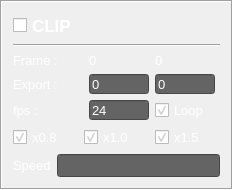
             <widget class="QFrame" name="stu_clip_frame">
              <property name="frameShape">
               <enum>QFrame::Box</enum>
              </property>
              <property name="frameShadow">
               <enum>QFrame::Sunken</enum>
              </property>
              <layout class="QVBoxLayout" name="verticalLayout_15" stretch="0,1,0">
               <item>
                <layout class="QHBoxLayout" name="stu_layout_6">
                 <item>
                  <widget class="QCheckBox" name="stu_clip_checkBox">
                   <property name="minimumSize">
                    <size>
                     <width>10</width>
                     <height>25</height>
                    </size>
                   </property>
                   <property name="maximumSize">
                    <size>
                     <width>65</width>
                     <height>25</height>
                    </size>
                   </property>
                   <property name="font">
                    <font>
                     <pointsize>13</pointsize>
                     <weight>75</weight>
                     <bold>true</bold>
                    </font>
                   </property>
                   <property name="toolTip">
                    <string notr="true" extracomment="check for 'lighting', 'fx'"/>
                   </property>
                   <property name="autoFillBackground">
                    <bool>false</bool>
                   </property>
                   <property name="styleSheet">
                    <string notr="true">color : white;</string>
                   </property>
                   <property name="text">
                    <string>CLIP</string>
                   </property>
                  </widget>
                 </item>
                 <item>
                  <spacer name="stu_spacer_1">
                   <property name="orientation">
                    <enum>Qt::Horizontal</enum>
                   </property>
                   <property name="sizeHint" stdset="0">
                    <size>
                     <width>40</width>
                     <height>20</height>
                    </size>
                   </property>
                  </spacer>
                 </item>
                </layout>
               </item>
               <item>
                <layout class="QVBoxLayout" name="stu_layout_7">
                 <item>
                  <widget class="Line" name="stu_line_1">
                   <property name="orientation">
                    <enum>Qt::Horizontal</enum>
                   </property>
                  </widget>
                 </item>
                 <item>
                  <layout class="QGridLayout" name="stu_layout_8">
                   <item row="1" column="3">
                    <widget class="QLineEdit" name="stu_export_end_lineEdit">
                     <property name="minimumSize">
                      <size>
                       <width>60</width>
                       <height>0</height>
                      </size>
                     </property>
                     <property name="maximumSize">
                      <size>
                       <width>60</width>
                       <height>20</height>
                      </size>
                     </property>
                     <property name="font">
                      <font>
                       <pointsize>10</pointsize>
                      </font>
                     </property>
                     <property name="styleSheet">
                      <string notr="true">color : white;
background-color: rgb(100,100,100);</string>
                     </property>
                     <property name="text">
                      <string>0</string>
                     </property>
                    </widget>
                   </item>
                   <item row="1" column="0">
                    <widget class="QLabel" name="stu_export_label">
                     <property name="font">
                      <font>
                       <pointsize>10</pointsize>
                      </font>
                     </property>
                     <property name="cursor">
                      <cursorShape>ArrowCursor</cursorShape>
                     </property>
                     <property name="styleSheet">
                      <string notr="true">color : white;</string>
                     </property>
                     <property name="text">
                      <string>Export :</string>
                     </property>
                     <property name="alignment">
                      <set>Qt::AlignLeading|Qt::AlignLeft|Qt::AlignVCenter</set>
                     </property>
                    </widget>
                   </item>
                   <item row="0" column="0">
                    <widget class="QLabel" name="stu_frame_label">
                     <property name="font">
                      <font>
                       <pointsize>10</pointsize>
                      </font>
                     </property>
                     <property name="cursor">
                      <cursorShape>ArrowCursor</cursorShape>
                     </property>
                     <property name="styleSheet">
                      <string notr="true">color : white;</string>
                     </property>
                     <property name="text">
                      <string>Frame :</string>
                     </property>
                     <property name="alignment">
                      <set>Qt::AlignLeading|Qt::AlignLeft|Qt::AlignVCenter</set>
                     </property>
                    </widget>
                   </item>
                   <item row="0" column="3">
                    <widget class="QLabel" name="stu_frame_end_label">
                     <property name="font">
                      <font>
                       <pointsize>10</pointsize>
                      </font>
                     </property>
                     <property name="cursor">
                      <cursorShape>ArrowCursor</cursorShape>
                     </property>
                     <property name="styleSheet">
                      <string notr="true">color : white;</string>
                     </property>
                     <property name="text">
                      <string>0</string>
                     </property>
                     <property name="alignment">
                      <set>Qt::AlignLeading|Qt::AlignLeft|Qt::AlignVCenter</set>
                     </property>
                    </widget>
                   </item>
                   <item row="0" column="1">
                    <widget class="QLabel" name="stu_frame_start_label">
                     <property name="font">
                      <font>
                       <pointsize>10</pointsize>
                      </font>
                     </property>
                     <property name="cursor">
                      <cursorShape>ArrowCursor</cursorShape>
                     </property>
                     <property name="styleSheet">
                      <string notr="true">color : white;</string>
                     </property>
                     <property name="text">
                      <string>0</string>
                     </property>
                     <property name="alignment">
                      <set>Qt::AlignLeading|Qt::AlignLeft|Qt::AlignVCenter</set>
                     </property>
                    </widget>
                   </item>
                   <item row="2" column="0">
                    <widget class="QLabel" name="stu_fps_label">
                     <property name="font">
                      <font>
                       <pointsize>10</pointsize>
                      </font>
                     </property>
                     <property name="cursor">
                      <cursorShape>ArrowCursor</cursorShape>
                     </property>
                     <property name="styleSheet">
                      <string notr="true">color : white;</string>
                     </property>
                     <property name="text">
                      <string>fps :</string>
                     </property>
                     <property name="alignment">
                      <set>Qt::AlignLeading|Qt::AlignLeft|Qt::AlignVCenter</set>
                     </property>
                    </widget>
                   </item>
                   <item row="2" column="1">
                    <widget class="QLineEdit" name="stu_fps_lineEdit">
                     <property name="minimumSize">
                      <size>
                       <width>60</width>
                       <height>0</height>
                      </size>
                     </property>
                     <property name="maximumSize">
                      <size>
                       <width>60</width>
                       <height>20</height>
                      </size>
                     </property>
                     <property name="font">
                      <font>
                       <pointsize>10</pointsize>
                      </font>
                     </property>
                     <property name="styleSheet">
                      <string notr="true">color : white;
background-color: rgb(100,100,100);</string>
                     </property>
                     <property name="text">
                      <string>24</string>
                     </property>
                    </widget>
                   </item>
                   <item row="2" column="3">
                    <widget class="QCheckBox" name="stu_loop_checkBox">
                     <property name="minimumSize">
                      <size>
                       <width>65</width>
                       <height>0</height>
                      </size>
                     </property>
                     <property name="maximumSize">
                      <size>
                       <width>65</width>
                       <height>16777215</height>
                      </size>
                     </property>
                     <property name="font">
                      <font>
                       <pointsize>10</pointsize>
                      </font>
                     </property>
                     <property name="toolTip">
                      <string notr="true" extracomment="check for 'lighting', 'fx'"/>
                     </property>
                     <property name="autoFillBackground">
                      <bool>false</bool>
                     </property>
                     <property name="styleSheet">
                      <string notr="true">color : white;</string>
                     </property>
                     <property name="text">
                      <string>Loop</string>
                     </property>
                     <property name="checked">
                      <bool>true</bool>
                     </property>
                    </widget>
                   </item>
                   <item row="1" column="1">
                    <widget class="QLineEdit" name="stu_export_start_lineEdit">
                     <property name="minimumSize">
                      <size>
                       <width>60</width>
                       <height>0</height>
                      </size>
                     </property>
                     <property name="maximumSize">
                      <size>
                       <width>60</width>
                       <height>20</height>
                      </size>
                     </property>
                     <property name="font">
                      <font>
                       <pointsize>10</pointsize>
                      </font>
                     </property>
                     <property name="styleSheet">
                      <string notr="true">color : white;
background-color: rgb(100,100,100);</string>
                     </property>
                     <property name="text">
                      <string>0</string>
                     </property>
                    </widget>
                   </item>
                  </layout>
                 </item>
                 <item>
                  <layout class="QGridLayout" name="stu_layout_9">
                   <property name="verticalSpacing">
                    <number>0</number>
                   </property>
                   <item row="0" column="1">
                    <widget class="QCheckBox" name="stu_speed_m0_8_checkBox">
                     <property name="minimumSize">
                      <size>
                       <width>65</width>
                       <height>0</height>
                      </size>
                     </property>
                     <property name="maximumSize">
                      <size>
                       <width>65</width>
                       <height>16777215</height>
                      </size>
                     </property>
                     <property name="font">
                      <font>
                       <pointsize>10</pointsize>
                      </font>
                     </property>
                     <property name="toolTip">
                      <string notr="true" extracomment="check for 'lighting', 'fx'"/>
                     </property>
                     <property name="autoFillBackground">
                      <bool>false</bool>
                     </property>
                     <property name="styleSheet">
                      <string notr="true">color : white;</string>
                     </property>
                     <property name="text">
                      <string>x0.8</string>
                     </property>
                     <property name="checked">
                      <bool>true</bool>
                     </property>
                    </widget>
                   </item>
                   <item row="0" column="4">
                    <widget class="QCheckBox" name="stu_speed_m1_5_checkBox">
                     <property name="minimumSize">
                      <size>
                       <width>65</width>
                       <height>0</height>
                      </size>
                     </property>
                     <property name="maximumSize">
                      <size>
                       <width>65</width>
                       <height>16777215</height>
                      </size>
                     </property>
                     <property name="font">
                      <font>
                       <pointsize>10</pointsize>
                      </font>
                     </property>
                     <property name="toolTip">
                      <string notr="true" extracomment="check for 'lighting', 'fx'"/>
                     </property>
                     <property name="autoFillBackground">
                      <bool>false</bool>
                     </property>
                     <property name="styleSheet">
                      <string notr="true">color : white;</string>
                     </property>
                     <property name="text">
                      <string>x1.5</string>
                     </property>
                     <property name="checked">
                      <bool>true</bool>
                     </property>
                    </widget>
                   </item>
                   <item row="0" column="2">
                    <widget class="QCheckBox" name="stu_speed_m1_0_checkBox">
                     <property name="minimumSize">
                      <size>
                       <width>65</width>
                       <height>0</height>
                      </size>
                     </property>
                     <property name="maximumSize">
                      <size>
                       <width>65</width>
                       <height>16777215</height>
                      </size>
                     </property>
                     <property name="font">
                      <font>
                       <pointsize>10</pointsize>
                      </font>
                     </property>
                     <property name="toolTip">
                      <string notr="true" extracomment="check for 'lighting', 'fx'"/>
                     </property>
                     <property name="autoFillBackground">
                      <bool>false</bool>
                     </property>
                     <property name="styleSheet">
                      <string notr="true">color : white;</string>
                     </property>
                     <property name="text">
                      <string>x1.0</string>
                     </property>
                     <property name="checked">
                      <bool>true</bool>
                     </property>
                    </widget>
                   </item>
                  </layout>
                 </item>
                </layout>
               </item>
               <item>
                <layout class="QHBoxLayout" name="stu_layout_10">
                 <item>
                  <widget class="QLabel" name="stu_speed_label">
                   <property name="font">
                    <font>
                     <pointsize>10</pointsize>
                     <weight>50</weight>
                     <italic>false</italic>
                     <bold>false</bold>
                    </font>
                   </property>
                   <property name="styleSheet">
                    <string notr="true">color : white;</string>
                   </property>
                   <property name="text">
                    <string>Speed</string>
                   </property>
                  </widget>
                 </item>
                 <item>
                  <widget class="QLineEdit" name="stu_speed_lineEdit">
                   <property name="minimumSize">
                    <size>
                     <width>60</width>
                     <height>0</height>
                    </size>
                   </property>
                   <property name="maximumSize">
                    <size>
                     <width>16777215</width>
                     <height>23</height>
                    </size>
                   </property>
                   <property name="font">
                    <font>
                     <pointsize>10</pointsize>
                    </font>
                   </property>
                   <property name="styleSheet">
                    <string notr="true">color : white;
background-color: rgb(100,100,100);</string>
                   </property>
                  </widget>
                 </item>
                </layout>
               </item>
              </layout>
             </widget>
